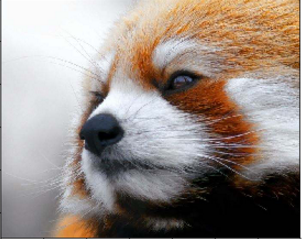
#> input picture img/cat.png, 302 x 239 px
$ python opencv_test.py
#> lines starting #> are read from the running program, lines starting #| are printed output that depends on the picture
import numpy as np
import cv2


# 定义分离三通道函数
def get_red(img):
    return img[:, :, 2]


def get_blue(img):
    return img[:, :, 0]


def get_green(img):
    return img[:, :, 1]


if __name__ == '__main__':
    img = cv2.imread("img/cat.png")
#> img is the input picture: shape (239, 302, 3); mean B, G, R 134, 141, 152.4
    b, g, r = cv2.split(img)
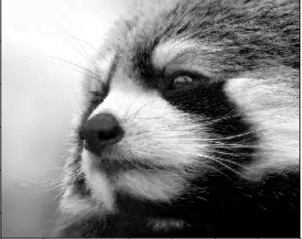
#> b: shape (239, 302); min 0, max 255, mean 134
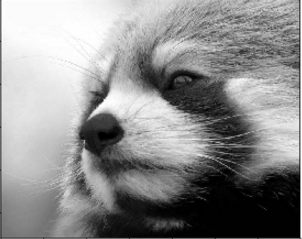
#> g: shape (239, 302); min 0, max 255, mean 141
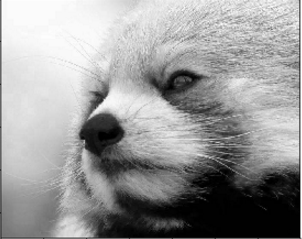
#> r: shape (239, 302); min 0, max 255, mean 152.4
    cv2.imshow("Blue 1", b)
    cv2.imshow("Green 1", g)
    cv2.imshow("Red 1", r)
    b = get_blue(img)
    g = get_green(img)
    r = get_red(img)
    cv2.imshow("Blue 2", b)
    cv2.imshow("Green 2", g)
    cv2.imshow("Red 2", r)

    cv2.waitKey(0)
    cv2.destroyAllWindows()
